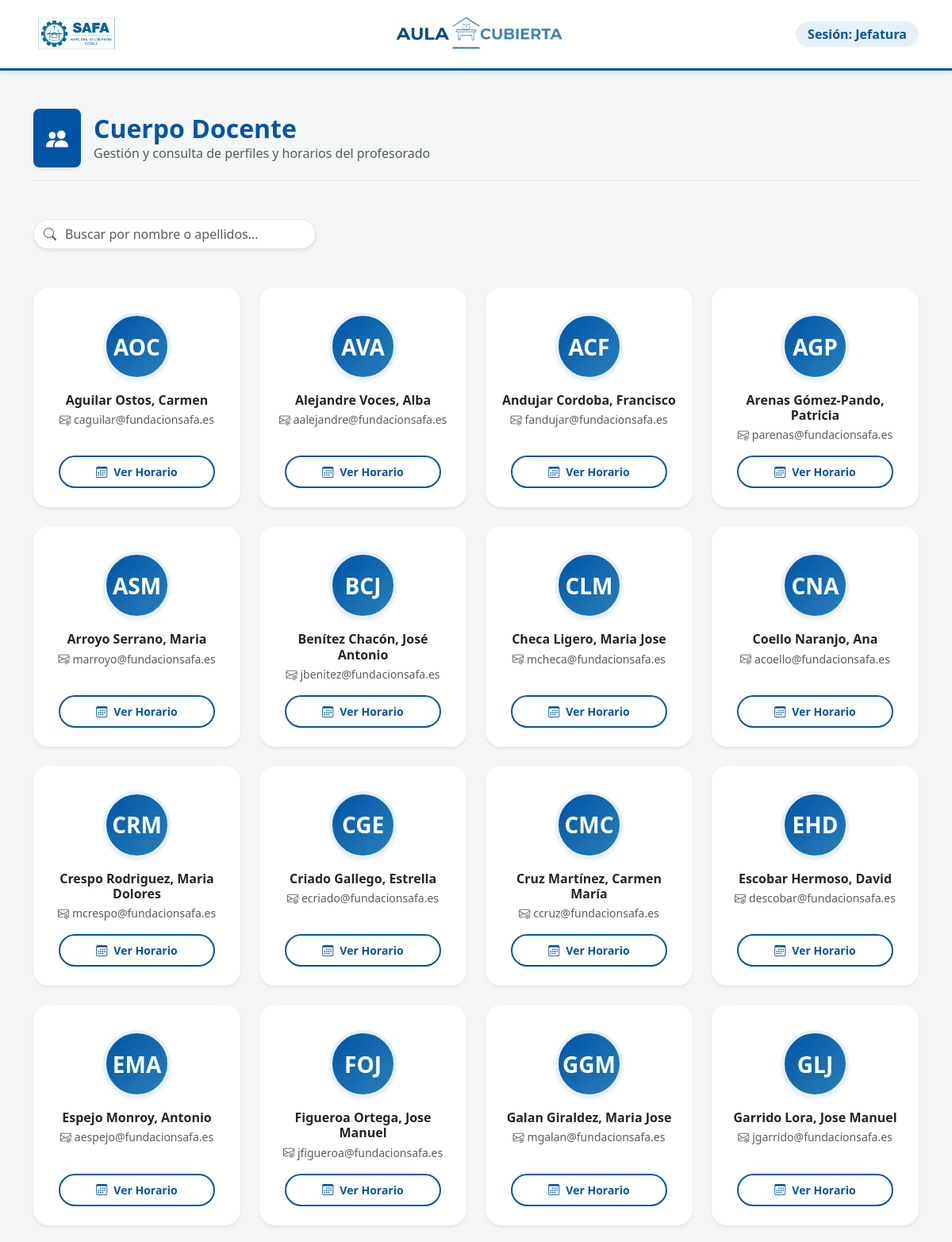
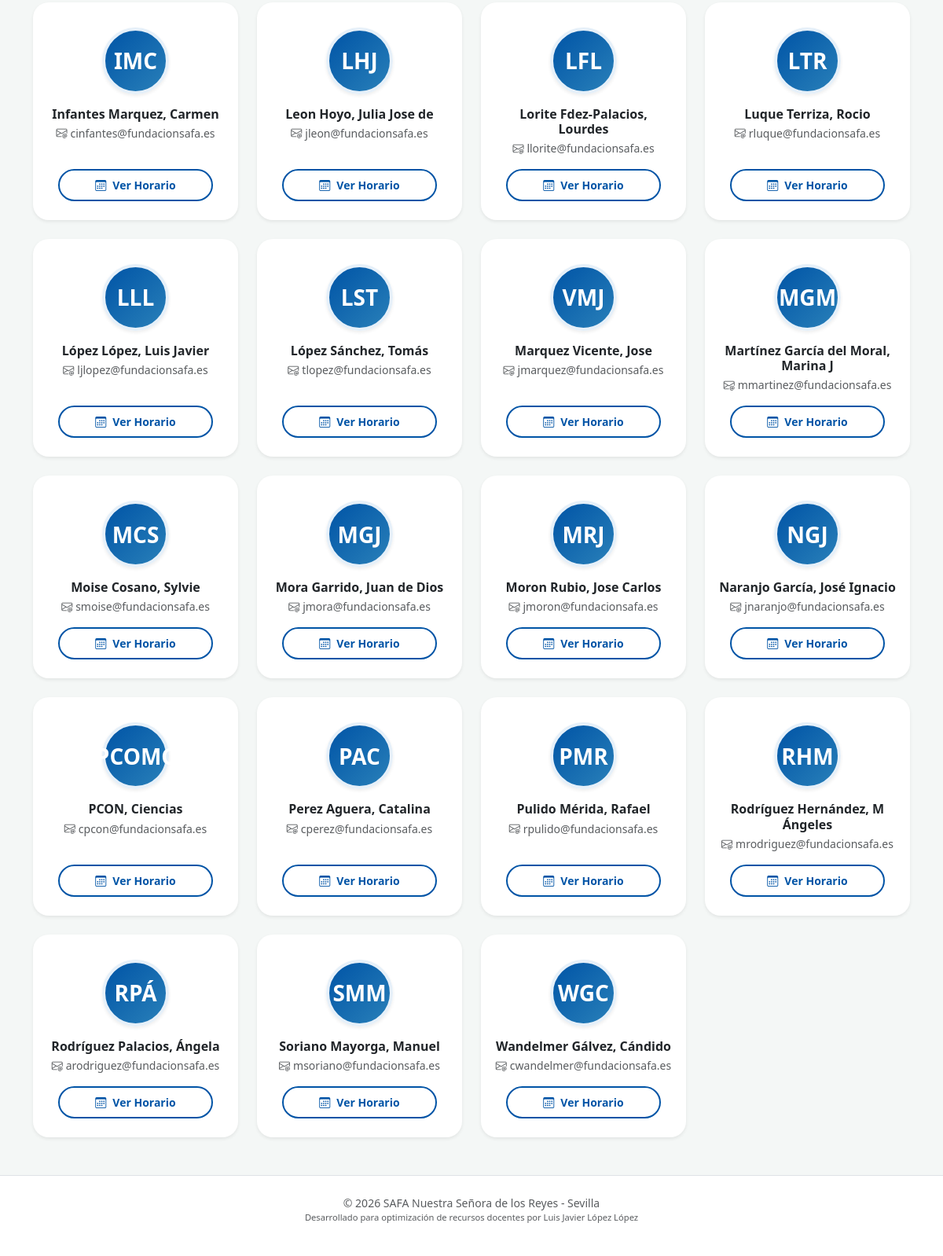
The page /profesores/ on the database its author committed (2 pictures, top to bottom).
### safa_guardias/models.py (models this page shows, shortened)
class Profesor(models.Model):
    nombre= models.CharField(max_length=100)
    apellidos = models.CharField(max_length=150)
    email = models.EmailField(unique=True)
    abreviatura = models.CharField(max_length=10, default='', unique=True)
    class Meta:
        ordering = ['apellidos', 'nombre']

### safa_guardias/views.py (the view)
# urls.py: path("profesores/", views.ver_profesores, name="mostrar_profesores"),
def ver_profesores(request):
    profesores = Profesor.objects.all()
    return render(request, "profesores.html", {"lista_profesores": profesores})

### templates/profesores.html (shortened to what this page needs)
{% extends 'base.html' %}
{% load static %}
{% block body %}
<div class="container py-5">
    <div class="d-flex align-items-center mb-5 border-bottom pb-3">
        <div class="bg-primary text-white rounded-3 p-3 me-3 shadow-sm" style="background-color: var(--safa-blue) !important;">
            <i class="bi bi-people-fill fs-3"></i>
        </div>
        <div>
            <h2 class="fw-bold mb-0" style="color: var(--safa-blue);">Cuerpo Docente</h2>
            <p class="text-muted mb-0">Gestión y consulta de perfiles y horarios del profesorado </p>
        </div>
    </div>
    <div class="row mb-5">
        <div class="col-md-5 col-lg-4">
            <div class="input-group shadow-sm border rounded-pill overflow-hidden bg-white">
                <span class="input-group-text bg-white border-0"><i class="bi bi-search text-muted"></i></span>
                <input type="text" id="profesor-search" class="form-control border-0 ps-0 shadow-none" placeholder="Buscar por nombre o apellidos...">
            </div>
        </div>
    </div>
    <div id="profesores-grid" class="row row-cols-1 row-cols-sm-2 row-cols-md-3 row-cols-lg-4 g-4">
        {% for p in lista_profesores %}
            <div class="col profesor-item" data-search="{{ p.nombre|lower }} {{ p.apellidos|lower }}">
                <div class="card h-100 border-0 shadow-sm card-profesor text-center p-3">
                    <div class="mx-auto mt-3 mb-3">
                        <div class="avatar-circle shadow-sm">
                            <span class="fs-3 fw-bold text-white">
                                {{ p.abreviatura }}
                            </span>
                        </div>
                    </div>
                    <div class="card-body p-0">
                        <h6 class="fw-bold mb-1 text-dark">{{ p.apellidos }}, {{ p.nombre }}</h6>
                        <p class="text-muted small mb-3">
                            <i class="bi bi-envelope-at me-1"></i>{{ p.email|default:"Sin correo" }}
                        </p>
                    </div>
                    <div class="card-footer bg-transparent border-0 pt-0">
                        <a href="#" class="btn btn-outline-safa btn-sm w-100 rounded-pill fw-bold py-2">
                            <i class="bi bi-calendar3 me-2"></i>Ver Horario
                        </a>
                    </div>
                </div>
            </div>
        {% empty %}
            <div class="col-12 text-center py-5">
                <i class="bi bi-person-exclamation fs-1 text-muted"></i>
                <p class="mt-3 text-muted">No hay profesores cargados en la base de datos.</p>
            </div>
        {% endfor %}
    </div>
</div>
{% endblock %}

### static/css/global.css (style rules this page uses)
:root { --safa-blue: #0054a6; --safa-light-blue: #e6f0f9; --safa-accent: #f39c12; --safa-success: #28a745; --safa-warning: #ffc107; --safa-danger: #dc3545; }
body { background-color: #f4f7f6; font-family: 'Segoe UI', Roboto, sans-serif; }

### templates/profesores.html (style rules this page uses)
.card-profesor { transition: all 0.3s cubic-bezier(0.4, 0, 0.2, 1); border-radius: 1.25rem; background-color: #ffffff; }
.avatar-circle { width: 85px; height: 85px; background: linear-gradient(135deg, var(--safa-blue), #2980b9); border-radius: 50%; display: flex; align-items: center; justify-content: center; border: 4px solid var(--safa-light-blue); text-transform: uppercase; }
.btn-outline-safa { color: var(--safa-blue); border: 2px solid var(--safa-blue); transition: all 0.3s; }

### rows shown on the page
Profesor: abreviatura "AOC", apellidos "Aguilar Ostos", nombre "Carmen", email "caguilar@fundacionsafa.es"
Profesor: abreviatura "AVA", apellidos "Alejandre Voces", nombre "Alba", email "aalejandre@fundacionsafa.es"
Profesor: abreviatura "ACF", apellidos "Andujar Cordoba", nombre "Francisco", email "fandujar@fundacionsafa.es"
Profesor: abreviatura "AGP", apellidos "Arenas Gómez-Pando", nombre "Patricia", email "parenas@fundacionsafa.es"
Profesor: abreviatura "ASM", apellidos "Arroyo Serrano", nombre "Maria", email "marroyo@fundacionsafa.es"
Profesor: abreviatura "BCJ", apellidos "Benítez Chacón", nombre "José Antonio", email "jbenitez@fundacionsafa.es"
Profesor: abreviatura "CLM", apellidos "Checa Ligero", nombre "Maria Jose", email "mcheca@fundacionsafa.es"
Profesor: abreviatura "CNA", apellidos "Coello Naranjo", nombre "Ana", email "acoello@fundacionsafa.es"
Profesor: abreviatura "CRM", apellidos "Crespo Rodriguez", nombre "Maria Dolores", email "mcrespo@fundacionsafa.es"
Profesor: abreviatura "CGE", apellidos "Criado Gallego", nombre "Estrella", email "ecriado@fundacionsafa.es"
Profesor: abreviatura "CMC", apellidos "Cruz Martínez", nombre "Carmen María", email "ccruz@fundacionsafa.es"
Profesor: abreviatura "EHD", apellidos "Escobar Hermoso", nombre "David", email "descobar@fundacionsafa.es"
Profesor: abreviatura "EMA", apellidos "Espejo Monroy", nombre "Antonio", email "aespejo@fundacionsafa.es"
Profesor: abreviatura "FOJ", apellidos "Figueroa Ortega", nombre "Jose Manuel", email "jfigueroa@fundacionsafa.es"
Profesor: abreviatura "GGM", apellidos "Galan Giraldez", nombre "Maria Jose", email "mgalan@fundacionsafa.es"
Profesor: abreviatura "GLJ", apellidos "Garrido Lora", nombre "Jose Manuel", email "jgarrido@fundacionsafa.es"
Profesor: abreviatura "IMC", apellidos "Infantes Marquez", nombre "Carmen", email "cinfantes@fundacionsafa.es"
Profesor: abreviatura "LHJ", apellidos "Leon Hoyo", nombre "Julia Jose de", email "jleon@fundacionsafa.es"
Profesor: abreviatura "LFL", apellidos "Lorite Fdez-Palacios", nombre "Lourdes", email "llorite@fundacionsafa.es"
Profesor: abreviatura "LTR", apellidos "Luque Terriza", nombre "Rocio", email "rluque@fundacionsafa.es"
Profesor: abreviatura "LLL", apellidos "López López", nombre "Luis Javier", email "ljlopez@fundacionsafa.es"
Profesor: abreviatura "LST", apellidos "López Sánchez", nombre "Tomás", email "tlopez@fundacionsafa.es"
Profesor: abreviatura "VMJ", apellidos "Marquez Vicente", nombre "Jose", email "jmarquez@fundacionsafa.es"
Profesor: abreviatura "MGM", apellidos "Martínez García del Moral", nombre "Marina J", email "mmartinez@fundacionsafa.es"
Profesor: abreviatura "MCS", apellidos "Moise Cosano", nombre "Sylvie", email "smoise@fundacionsafa.es"
Profesor: abreviatura "MGJ", apellidos "Mora Garrido", nombre "Juan de Dios", email "jmora@fundacionsafa.es"
Profesor: abreviatura "MRJ", apellidos "Moron Rubio", nombre "Jose Carlos", email "jmoron@fundacionsafa.es"
Profesor: abreviatura "NGJ", apellidos "Naranjo García", nombre "José Ignacio", email "jnaranjo@fundacionsafa.es"
Profesor: abreviatura "PCOMC", apellidos "PCON", nombre "Ciencias", email "cpcon@fundacionsafa.es"
Profesor: abreviatura "PAC", apellidos "Perez Aguera", nombre "Catalina", email "cperez@fundacionsafa.es"
Profesor: abreviatura "PMR", apellidos "Pulido Mérida", nombre "Rafael", email "rpulido@fundacionsafa.es"
Profesor: abreviatura "RHM", apellidos "Rodríguez Hernández", nombre "M Ángeles", email "mrodriguez@fundacionsafa.es"
Profesor: abreviatura "RPÁ", apellidos "Rodríguez Palacios", nombre "Ángela", email "arodriguez@fundacionsafa.es"
Profesor: abreviatura "SMM", apellidos "Soriano Mayorga", nombre "Manuel", email "msoriano@fundacionsafa.es"
Profesor: abreviatura "WGC", apellidos "Wandelmer Gálvez", nombre "Cándido", email "cwandelmer@fundacionsafa.es"
